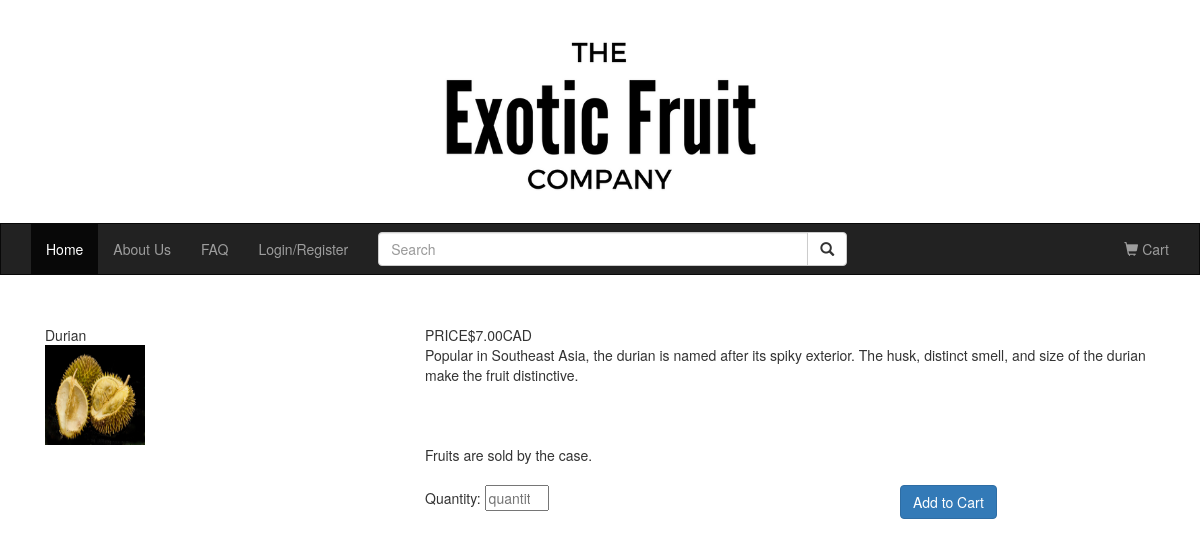
Before: /allFruitInfo.php?prod_id=1 with the older database file.
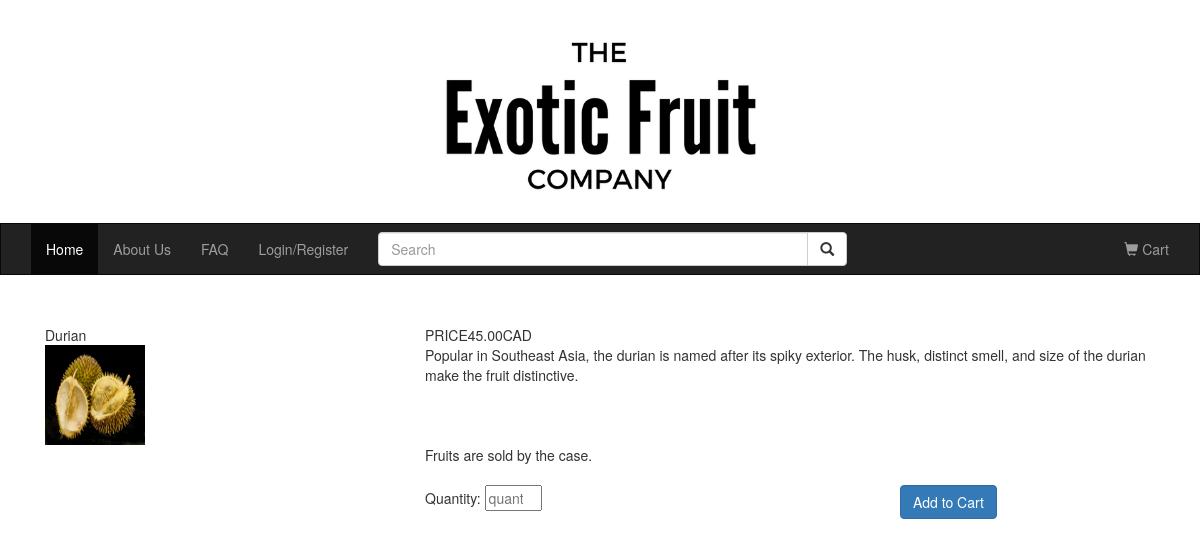
After: the same page with the newer database file.
### tables this page shows
CREATE TABLE IF NOT EXISTS `product` (
  `prod_id` INT NOT NULL AUTO_INCREMENT COMMENT 'customer id',
  `prod_name` VARCHAR(200) NOT NULL COMMENT 'product name',
  `prod_desc` MEDIUMTEXT NOT NULL COMMENT 'product description',
  `stock_amount` INT NOT NULL,
  `unit_price` VARCHAR(45) NOT NULL,
  `photo` VARCHAR(200) NOT NULL,
  PRIMARY KEY (`prod_id`));

### src/model/db_functions.php (called while the page is built, shortened)
<?php
function getProductInfo($prod_id) {
    global $dbc;
		$query = 'SELECT prod_id, prod_name, prod_desc, stock_amount, unit_price, photo FROM product WHERE prod_id = (:prod_id)';
		$statement = $dbc->prepare($query);
    $statement->bindValue(':prod_id', $prod_id);
		$statement->execute();
		$productInfo = $statement->fetchAll();
		return $productInfo;
}
?>

### src/allFruitInfo.php (the view, shortened to what this page needs)
<?php
require_once 'model/db_connect.php';
require_once 'model/db_functions.php';
require_once 'view/header.php';
$prod_id = filter_input(INPUT_GET,  'prod_id', FILTER_VALIDATE_INT);
$productInfo = getProductInfo($prod_id);
for ($i = 0; $i < count($productInfo); $i++){
  $prod = $productInfo[$i];
}
$productStock = $prod['stock_amount'];
?>
<div class="container">
  <div class="container-fluid">
    <?php
      echo
       "<div class='row'>
          <div class='col-sm-4'>" . $prod['prod_name'] . "</div>
          <div class='col-sm-8'>PRICE" . $prod['unit_price'] . "CAD</div>
        </div>
        <div class='row'>
          <div class='col-sm-4'><img src='" . $prod['photo'] . "' width='100px' height='100px'></div>
          <div class='col-sm-8'>" . $prod['prod_desc'] ."</div>
        </div>";
    ?>
    <div class="row">
              <div class="col-sm-4"></div>
              <div class="col-sm-8">Fruits are sold by the case.</div>
          </div>
    <br>
    <div class="row">
        <div class="col-sm-4"></div>
        <div class="col-sm-5">
            <div class="dropdown">
              <form action="addToCart.php" method="post">
                Quantity:
                  <input type="number" min="1" max="<?php print $productStock; ?>"name="quantity" placeholder="quantity" />
            </div>
        </div>
        <div class="col-sm-3">
            <div>
                <a href = 'addToCart.php'><button type="submit" class="btn btn-primary btn-md">Add to Cart</button></a>
            </div>
        </div>
    </div>
  </div>
</div>
<br>
<br>
</body>
</html>

Changed rows visible on the page:
changed product "Durian": unit_price "$7.00" → "45.00"
